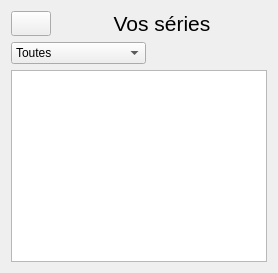
      <widget class="QWidget" name="pageVosSeries">
       <layout class="QGridLayout" name="gridLayout_4">
        <item row="0" column="0">
         <layout class="QVBoxLayout" name="pageVosSeriesVLayoutPrincipal">
          <item>
           <layout class="QHBoxLayout" name="pageVosSeriesHLayoutTitre">
            <item>
             <widget class="QPushButton" name="pageVosSeriesBoutonAccueil">
              <property name="maximumSize">
               <size>
                <width>40</width>
                <height>40</height>
               </size>
              </property>
              <property name="toolTip">
               <string>Retourne à l'écran principal</string>
              </property>
              <property name="text">
               <string/>
              </property>
              <property name="icon">
               <iconset resource="ressource.qrc">
                <normaloff>:/images/accueil.png</normaloff>:/images/accueil.png</iconset>
              </property>
              <property name="iconSize">
               <size>
                <width>32</width>
                <height>32</height>
               </size>
              </property>
             </widget>
            </item>
            <item>
             <widget class="QLabel" name="pageVosSeriesTitre">
              <property name="text">
               <string>&lt;html&gt;&lt;head/&gt;&lt;body&gt;&lt;p align=&quot;center&quot;&gt;&lt;span style=&quot; font-size:16pt;&quot;&gt;Vos séries&lt;/span&gt;&lt;/p&gt;&lt;/body&gt;&lt;/html&gt;</string>
              </property>
              <property name="alignment">
               <set>Qt::AlignCenter</set>
              </property>
             </widget>
            </item>
           </layout>
          </item>
          <item>
           <widget class="QComboBox" name="pageVosSeriesComboBox">
            <property name="maximumSize">
             <size>
              <width>135</width>
              <height>16777215</height>
             </size>
            </property>
            <item>
             <property name="text">
              <string>Toutes</string>
             </property>
            </item>
            <item>
             <property name="text">
              <string>Série en cours</string>
             </property>
            </item>
            <item>
             <property name="text">
              <string>Série à venir</string>
             </property>
            </item>
           </widget>
          </item>
          <item>
           <widget class="QTableWidget" name="pageVosSeriesDisplay"/>
          </item>
         </layout>
        </item>
       </layout>
      </widget>
